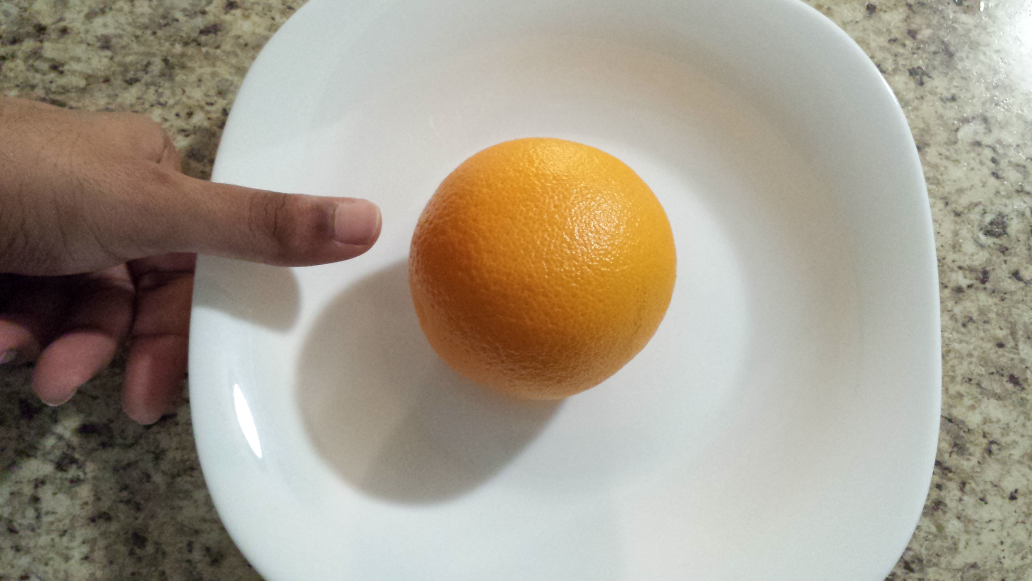
#> input picture IT465 Cryptocurrencies and Blockchain/Project/calorie_estimator/calculator/orange.jpg, 4128 x 2322 px, found by its file name (shown at 1/4 size)
$ python image_segment.py
#> lines starting #> are read from the running program, lines starting #| are printed output that depends on the picture; after the words box and inside, x2 and y2 are one past the last pixel; in counts of white or black regions, pixels touching at a corner belong together; long printed decimals are rounded
#> further down, img1 is the input picture: shape (2322, 4128, 3); mean B, G, R 139.9, 155.2, 164
import cv2
import numpy as np
import os

def getAreaOfFood(img1):
    data=os.path.join(os.getcwd(),"images")
    if os.path.exists(data):
        print('folder exist for images at ',data)
    else:
        os.mkdir(data)
        print('folder created for images at ',data)

    cv2.imwrite('{}\\1 original image.jpg'.format(data),img1)
    img = cv2.cvtColor(img1, cv2.COLOR_BGR2GRAY)
#> img: shape (1000, 1000)
    cv2.imwrite('{}\\2 original image BGR2GRAY.jpg'.format(data),img)
    img_filt = cv2.medianBlur( img, 5)
    cv2.imwrite('{}\\3 img_filt.jpg'.format(data),img_filt)
    img_th = cv2.adaptiveThreshold(img_filt,255,cv2.ADAPTIVE_THRESH_GAUSSIAN_C,cv2.THRESH_BINARY,21,2)
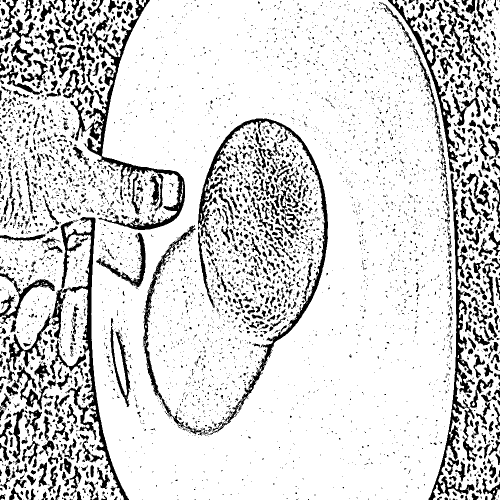
#> img_th: shape (1000, 1000) (shown at 1/2 size); 83.8% white; 5072 black regions (4166 under 20 px)
    cv2.imwrite('{}\\4 img_th.jpg'.format(data),img_th)
    contours, hierarchy = cv2.findContours(img_th, cv2.RETR_LIST, cv2.CHAIN_APPROX_SIMPLE)[-2:] #make change here
#> contours = 6603 contours, 5421 with area under 20; largest, box (x1, y1, x2, y2) and area: (0, 0, 1000, 1000) 949938, (395, 236, 657, 848) 10269, (285, 449, 392, 828) 3704, (11, 630, 103, 764) 2478, (7, 38, 72, 136) 2012


	# find contours. sort. and find the biggest contour. the biggest contour corresponds to the plate and fruit.
    mask = np.zeros(img.shape, np.uint8)
    largest_areas = sorted(contours, key=cv2.contourArea)
#> largest_areas has the same summary as contours
    cv2.drawContours(mask, [largest_areas[-1]], 0, (255,255,255,255), -1)
#> mask: shape (1000, 1000); 95.8% white; 176 black regions (87 under 20 px), largest, box (x1, y1, x2, y2) and area: (174, 0, 370, 460) 9100, (103, 434, 258, 1000) 8360, (857, 347, 950, 1000) 6887
    cv2.imwrite('{}\\5 mask.jpg'.format(data),mask)
    img_bigcontour = cv2.bitwise_and(img1,img1,mask = mask)
    cv2.imwrite('{}\\6 img_bigcontour.jpg'.format(data),img_bigcontour)

	# convert to hsv. otsu threshold in s to remove plate
    hsv_img = cv2.cvtColor(img_bigcontour, cv2.COLOR_BGR2HSV)
#> hsv_img: shape (1000, 1000, 3); mean H, S, V 38.8, 47.1, 161.7
    cv2.imwrite('{}\\7 hsv_img.jpg'.format(data),hsv_img)
    h,s,v = cv2.split(hsv_img)
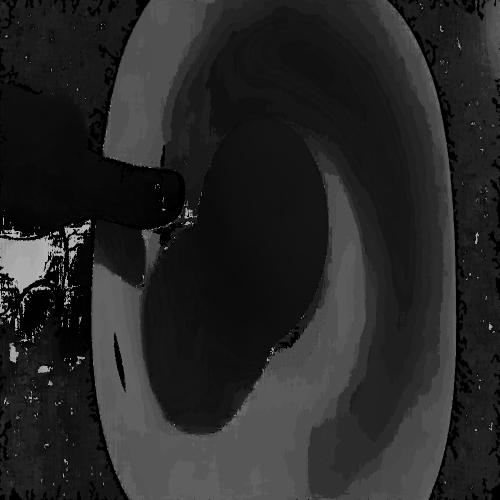
#> h: shape (1000, 1000) (shown at 1/2 size); min 0, max 179, mean 38.8
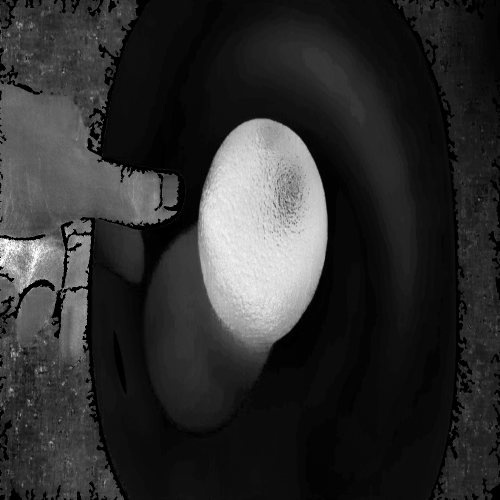
#> s: shape (1000, 1000) (shown at 1/2 size); min 0, max 255, mean 47.1
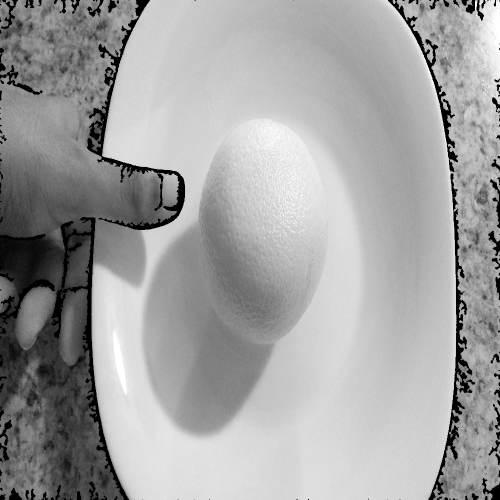
#> v: shape (1000, 1000) (shown at 1/2 size); min 0, max 255, mean 161.7
    mask_plate = cv2.inRange(hsv_img, np.array([0,0,50]), np.array([200,90,250]))
#> mask_plate: shape (1000, 1000); 77% white; 905 black regions (791 under 20 px), largest, box (x1, y1, x2, y2) and area: (0, 0, 370, 1000) 108859, (396, 237, 655, 697) 92143, (857, 347, 950, 1000) 6890
    cv2.imwrite('{}\\8 mask_plate.jpg'.format(data),mask_plate)
    mask_not_plate = cv2.bitwise_not(mask_plate)
    cv2.imwrite('{}\\9 mask_not_plate.jpg'.format(data),mask_not_plate)
    fruit_skin = cv2.bitwise_and(img_bigcontour,img_bigcontour,mask = mask_not_plate)
    cv2.imwrite('{}\\10 fruit_skin.jpg'.format(data),fruit_skin)

	#convert to hsv to detect and remove skin pixels
    hsv_img = cv2.cvtColor(fruit_skin, cv2.COLOR_BGR2HSV)
#> hsv_img: shape (1000, 1000, 3); mean H, S, V 4.6, 27.9, 25.6
    cv2.imwrite('{}\\11 hsv_img.jpg'.format(data),hsv_img)
    skin = cv2.inRange(hsv_img, np.array([0,10,60]), np.array([10,160,255])) #Scalar(0, 10, 60), Scalar(20, 150, 255)
#> skin: shape (1000, 1000); 4.3% white; 528 white regions (500 under 20 px), largest, box (x1, y1, x2, y2) and area: (0, 244, 358, 452) 27258, (119, 576, 176, 722) 5266, (33, 534, 125, 681) 4490
    cv2.imwrite('{}\\12 skin.jpg'.format(data),skin)
    not_skin = cv2.bitwise_not(skin); #invert skin and black
    cv2.imwrite('{}\\13 not_skin.jpg'.format(data),not_skin)
    fruit = cv2.bitwise_and(fruit_skin,fruit_skin,mask = not_skin) #get only fruit pixels
    cv2.imwrite('{}\\14 fruit.jpg'.format(data),fruit)

    fruit_bw = cv2.cvtColor(fruit, cv2.COLOR_BGR2GRAY)
    cv2.imwrite('{}\\15 fruit_bw.jpg'.format(data),fruit_bw)
    fruit_bin = cv2.inRange(fruit_bw, 10, 255) #binary of fruit
#> fruit_bin: shape (1000, 1000); 14.1% white; 1224 white regions (1148 under 20 px), largest, box (x1, y1, x2, y2) and area: (396, 237, 655, 697) 91831, (0, 169, 202, 350) 17498, (57, 469, 183, 584) 5469
    cv2.imwrite('{}\\16 fruit_bw.jpg'.format(data),fruit_bin)

	#erode before finding contours
    kernel = cv2.getStructuringElement(cv2.MORPH_ELLIPSE,(5,5))
    erode_fruit = cv2.erode(fruit_bin,kernel,iterations = 1)
#> erode_fruit: shape (1000, 1000); 10.7% white; 235 white regions (190 under 20 px), largest, box (x1, y1, x2, y2) and area: (398, 239, 653, 694) 88510, (0, 177, 146, 323) 8753, (62, 475, 129, 564) 2352
    cv2.imwrite('{}\\17 erode_fruit.jpg'.format(data),erode_fruit)

	#find largest contour since that will be the fruit
    img_th = cv2.adaptiveThreshold(erode_fruit,255,cv2.ADAPTIVE_THRESH_GAUSSIAN_C,cv2.THRESH_BINARY,11,2)
#> img_th: shape (1000, 1000); 96.5% white; 100 black regions (26 under 20 px)
    cv2.imwrite('{}\\18 img_th.jpg'.format(data),img_th)
    contours, hierarchy = cv2.findContours(img_th, cv2.RETR_LIST, cv2.CHAIN_APPROX_SIMPLE)[-2:]
#> contours = 336 contours, 210 with area under 20; largest, box (x1, y1, x2, y2) and area: (0, 0, 1000, 1000) 972428, (392, 233, 659, 699) 95408, (398, 239, 653, 694) 88336, (0, 177, 146, 323) 8770, (57, 445, 185, 569) 7034
    mask_fruit = np.zeros(fruit_bin.shape, np.uint8)
    largest_areas = sorted(contours, key=cv2.contourArea)
#> largest_areas has the same summary as contours
    cv2.drawContours(mask_fruit, [largest_areas[-2]], 0, (255,255,255), -1)
#> mask_fruit: shape (1000, 1000); 9.6% white; 1 white region, box (x1, y1, x2, y2) and area: (392, 233, 659, 699) 95953
    cv2.imwrite('{}\\19 mask_fruit.jpg'.format(data),mask_fruit)

	#dilate now
    kernel2 = cv2.getStructuringElement(cv2.MORPH_ELLIPSE,(5,5))
    mask_fruit2 = cv2.dilate(mask_fruit,kernel2,iterations = 1)
#> mask_fruit2: shape (1000, 1000); 9.8% white; 1 white region, box (x1, y1, x2, y2) and area: (390, 231, 661, 701) 98477
    cv2.imwrite('{}\\20 mask_fruit2.jpg'.format(data),mask_fruit2)
    fruit_final = cv2.bitwise_and(img1,img1,mask = mask_fruit2)
    cv2.imwrite('{}\\21 fruit_final.jpg'.format(data),fruit_final)

	#find area of fruit
    img_th = cv2.adaptiveThreshold(mask_fruit2,255,cv2.ADAPTIVE_THRESH_GAUSSIAN_C,cv2.THRESH_BINARY,11,2)
#> img_th: shape (1000, 1000); 99.4% white; 1 black region
    cv2.imwrite('{}\\22 img_th.jpg'.format(data),img_th)
    contours, hierarchy = cv2.findContours(img_th, cv2.RETR_LIST, cv2.CHAIN_APPROX_SIMPLE)[-2:]
#> contours = 3 contours; box (x1, y1, x2, y2) and area: (0, 0, 1000, 1000) 998001, (384, 225, 667, 707) 104858, (390, 231, 661, 701) 97930
    largest_areas = sorted(contours, key=cv2.contourArea)
#> largest_areas has the same summary as contours
    fruit_contour = largest_areas[-2]
#> fruit_contour = contour of 560 points, box (x1, y1, x2, y2) (384, 225, 667, 707), area 104858
    fruit_area = cv2.contourArea(fruit_contour)
#> fruit_area = 104858.5


	#finding the area of skin. find area of biggest contour
    skin2 = skin - mask_fruit2
    cv2.imwrite('{}\\23 skin2.jpg'.format(data),skin2)
	#erode before finding contours
    kernel = cv2.getStructuringElement(cv2.MORPH_ELLIPSE,(5,5))
    skin_e = cv2.erode(skin2,kernel,iterations = 1)
    cv2.imwrite('{}\\24 skin_e .jpg'.format(data),skin_e )
    img_th = cv2.adaptiveThreshold(skin_e,255,cv2.ADAPTIVE_THRESH_GAUSSIAN_C,cv2.THRESH_BINARY,11,2)
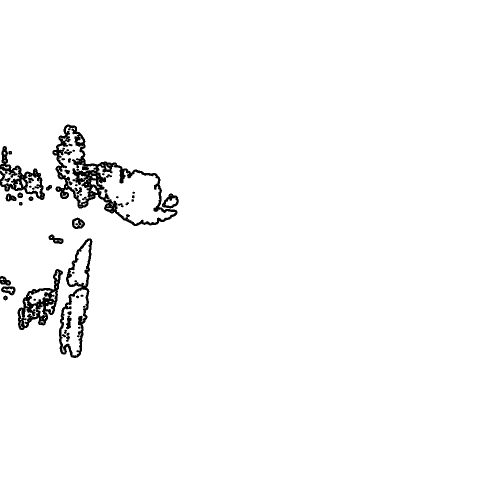
#> img_th: shape (1000, 1000) (shown at 1/2 size); 97.8% white; 47 black regions (13 under 20 px)
    cv2.imwrite('{}\\25 img_th.jpg'.format(data),img_th)
    contours, hierarchy = cv2.findContours(img_th, cv2.RETR_LIST, cv2.CHAIN_APPROX_SIMPLE)[-2:]
#> contours = 210 contours, 127 with area under 20; largest, box (x1, y1, x2, y2) and area: (0, 0, 1000, 1000) 993192, (104, 248, 356, 453) 22844, (117, 476, 186, 717) 9436, (194, 329, 351, 448) 8960, (34, 537, 127, 661) 5222
    mask_skin = np.zeros(skin.shape, np.uint8)
    largest_areas = sorted(contours, key=cv2.contourArea)
#> largest_areas has the same summary as contours
    cv2.drawContours(mask_skin, [largest_areas[-2]], 0, (255,255,255), -1)
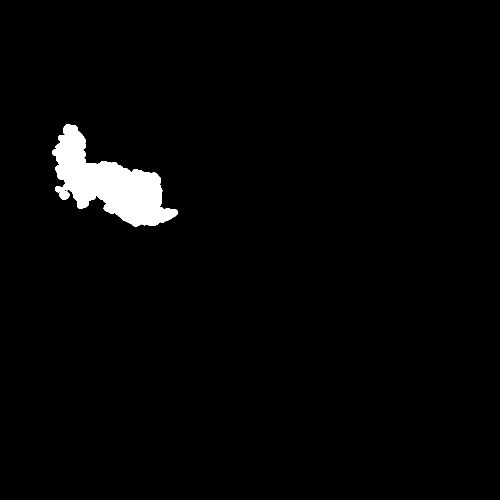
#> mask_skin: shape (1000, 1000) (shown at 1/2 size); 2.3% white; 1 white region, box (x1, y1, x2, y2) and area: (104, 248, 356, 453) 23294
    cv2.imwrite('{}\\26 mask_skin.jpg'.format(data),mask_skin)


    skin_rect = cv2.minAreaRect(largest_areas[-2])
#> skin_rect = ((221.3, 373.9), (140.3, 283.6), -59.46)
    box = cv2.boxPoints(skin_rect)
#> box = [[307.7, 506.4], [63.5, 362.3], [134.8, 241.4], [379, 385.6]]
    box = np.int0(box)
#> box = [[307, 506], [63, 362], [134, 241], [379, 385]]
    mask_skin2 = np.zeros(skin.shape, np.uint8)
    cv2.drawContours(mask_skin2,[box],0,(255,255,255), -1)
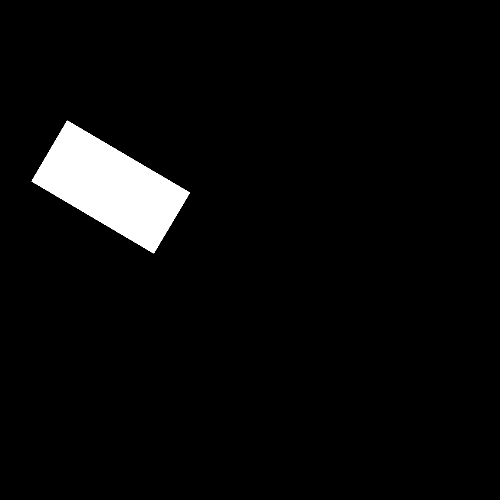
#> mask_skin2: shape (1000, 1000) (shown at 1/2 size); 4% white; 1 white region, box (x1, y1, x2, y2) and area: (63, 241, 380, 507) 40247
    cv2.imwrite('{}\\27 mask_skin2.jpg'.format(data),mask_skin2)

    pix_height = max(skin_rect[1])
#> pix_height = 283.6
    pix_to_cm_multiplier = 5.0/pix_height
#> pix_to_cm_multiplier = 0.0176
    skin_area = cv2.contourArea(box)
#> skin_area = 39880.5


    return fruit_area,fruit_bin ,fruit_final,skin_area, fruit_contour, pix_to_cm_multiplier


if __name__ == '__main__':
    img1 = cv2.imread(r"C:\orange.jpg")
    img = cv2.resize(img1,(1000,1000))
    area, bin_fruit, img_fruit, skin_area, fruit_contour, pix_to_cm_multiplier = getAreaOfFood(img)
#> area = 104858.5; skin_area = 39880.5; pix_to_cm_multiplier = 0.0176
    print("Area",area)
#| Area 104858.5

    print("Skin Area",skin_area)
#| Skin Area 39880.5
    print("Fruit Contour",fruit_contour)
#> (printed output is left out)
    print("pix_to_cm_multiplier",pix_to_cm_multiplier)
#| pix_to_cm_multiplier 0.01763
